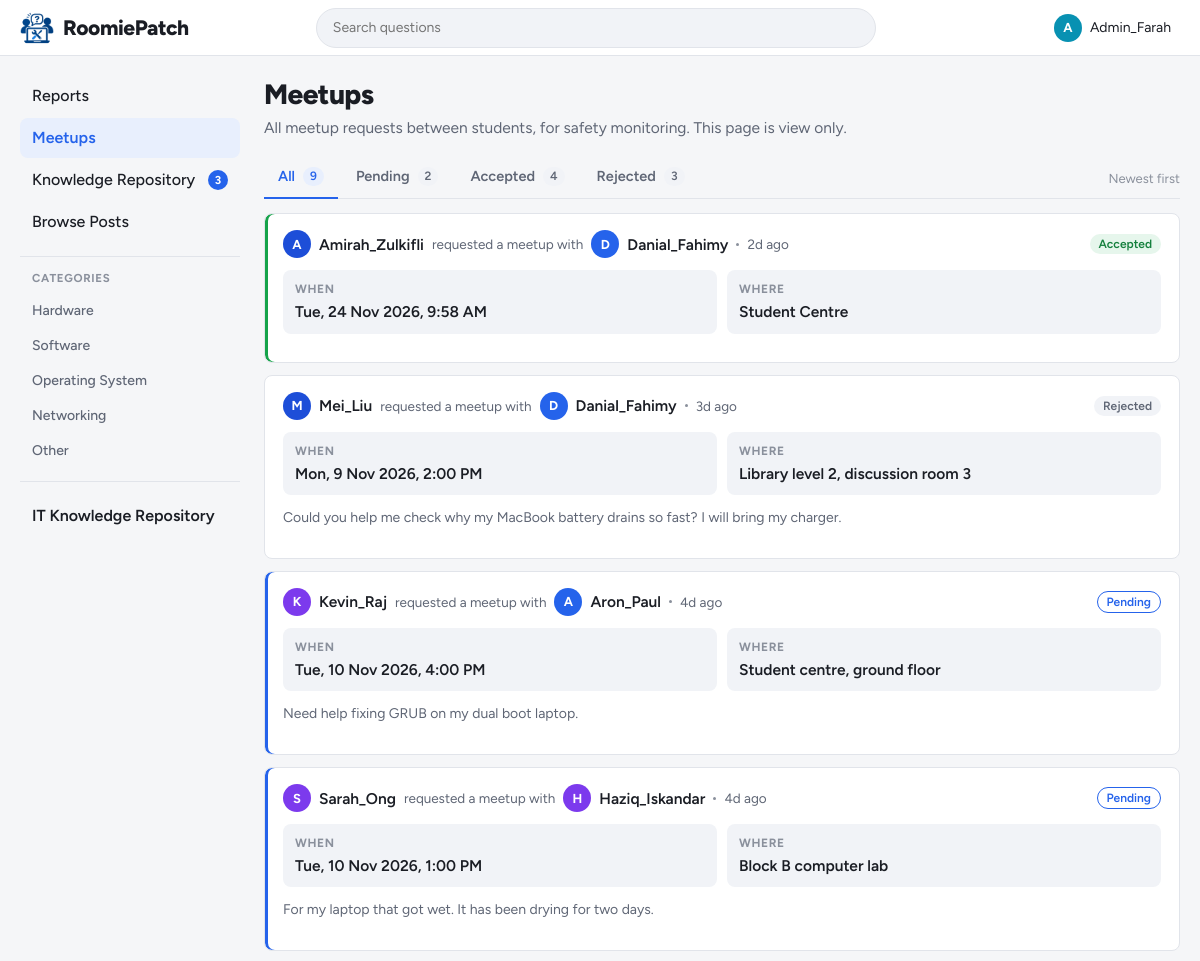
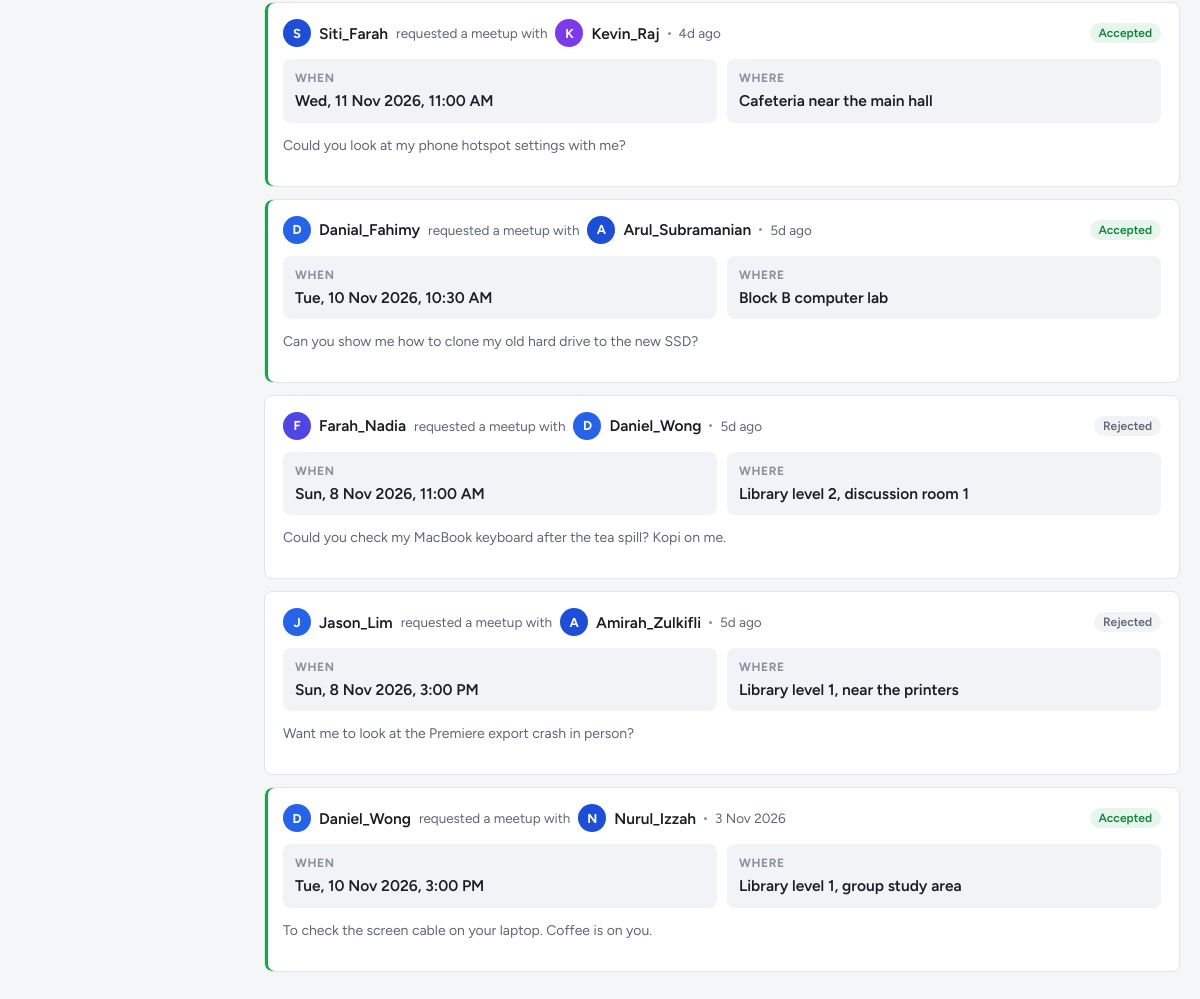
The page /admin/meetups.php (signed in) on the database its author committed (2 pictures, top to bottom).
### tables this page shows
CREATE TABLE categories (
    category_id   INT AUTO_INCREMENT PRIMARY KEY,
    category_name VARCHAR(50) NOT NULL UNIQUE
);

CREATE TABLE meetup_requests (
    meetup_id         INT AUTO_INCREMENT PRIMARY KEY,
    requester_id      INT NOT NULL,
    recipient_id      INT NOT NULL,
    proposed_datetime DATETIME NOT NULL,
    location          VARCHAR(150) NOT NULL,
    message           TEXT NULL,
    status            ENUM('Pending', 'Accepted', 'Rejected') NOT NULL DEFAULT 'Pending',
    created_at        DATETIME NOT NULL DEFAULT CURRENT_TIMESTAMP,
     
    updated_at        DATETIME NOT NULL DEFAULT CURRENT_TIMESTAMP ON UPDATE CURRENT_TIMESTAMP,
    FOREIGN KEY (requester_id) REFERENCES users(user_id) ON DELETE CASCADE,
    FOREIGN KEY (recipient_id) REFERENCES users(user_id) ON DELETE CASCADE
);

CREATE TABLE users (
    user_id   INT AUTO_INCREMENT PRIMARY KEY,
    username  VARCHAR(50)  NOT NULL UNIQUE,
    login_id  VARCHAR(20)  NOT NULL UNIQUE,       
    password  VARCHAR(255) NOT NULL,              
    role      ENUM('student', 'admin') NOT NULL DEFAULT 'student',
     
     
    reputation INT NOT NULL DEFAULT 0,
     
     
    is_certified_technician TINYINT(1) NOT NULL DEFAULT 0,
    bio       TEXT NULL
);

### admin/meetups.php (the view, shortened to what this page needs)
<?php
$active = 'meetups';
include '../includes/header.php';
$statuses = ['Pending', 'Accepted', 'Rejected'];
$status = ucfirst(strtolower(get_text('status')));
if (!in_array($status, $statuses, true)) {
    $status = '';
}
$counts = ['Pending' => 0, 'Accepted' => 0, 'Rejected' => 0];
foreach ($conn->query('SELECT status, COUNT(*) AS total FROM meetup_requests GROUP BY status') as $row) {
    $counts[$row['status']] = (int) $row['total'];
}
$total = array_sum($counts);
$sql = 'SELECT m.*, req.username AS requester_name, rec.username AS recipient_name
        FROM meetup_requests m
        JOIN users req ON req.user_id = m.requester_id
        JOIN users rec ON rec.user_id = m.recipient_id';
if ($status !== '') {
    $stmt = $conn->prepare($sql . ' WHERE m.status = ? ORDER BY m.created_at DESC');
    $stmt->bind_param('s', $status);
} else {
    $stmt = $conn->prepare($sql . ' ORDER BY m.created_at DESC');
}
$stmt->execute();
$meetups = $stmt->get_result()->fetch_all(MYSQLI_ASSOC);
$profile_url = BASE_URL . 'student/profile.php?id=';
?>
<main class="content">
    <div class="page-head">
        <h1>Meetups</h1>
        <p>All meetup requests between students, for safety monitoring. This page is view only.</p>
    </div>
    <div class="tabs-row">
        <nav class="tabs" aria-label="Meetup status">
            <a class="tab<?= $status === '' ? ' active' : '' ?>" href="meetups.php" <?= $status === '' ? 'aria-current="page"' : '' ?>>
                All <span class="tab-count"><?= $total ?></span>
            </a>
            <?php foreach ($statuses as $s): ?>
                <a class="tab<?= $status === $s ? ' active' : '' ?>" href="meetups.php?status=<?= strtolower($s) ?>"
                   <?= $status === $s ? 'aria-current="page"' : '' ?>>
                    <?= $s ?> <span class="tab-count"><?= $counts[$s] ?></span>
                </a>
            <?php endforeach; ?>
        </nav>
        <span class="sort-label">Newest first</span>
    </div>
    <?php if (!$meetups): ?>
        <div class="feed">
            <div class="empty-state">
                <strong>No meetup requests<?= $status !== '' ? ' with this status' : '' ?></strong>
                Meetup requests sent between students will appear here.
            </div>
        </div>
    <?php else: ?>
        <div class="report-list">
            <?php foreach ($meetups as $m): ?>
                <?php $status_class = strtolower($m['status']); ?>
                <article class="meetup-card <?= $status_class ?>">
                    <div class="meetup-head">
                        <a class="author-chip" href="<?= $profile_url . (int) $m['requester_id'] ?>">
                            <?= avatar($m['requester_name'], 'sm') ?><?= e($m['requester_name']) ?>
                        </a>
                        <span class="muted">requested a meetup with</span>
                        <a class="author-chip" href="<?= $profile_url . (int) $m['recipient_id'] ?>">
                            <?= avatar($m['recipient_name'], 'sm') ?><?= e($m['recipient_name']) ?>
                        </a>
                        <span class="dot" aria-hidden="true"></span>
                        <time class="muted" datetime="<?= e($m['created_at']) ?>"><?= e(time_ago($m['created_at'])) ?></time>
                        <span class="meetup-status <?= $status_class ?>"><?= e($m['status']) ?></span>
                    </div>
                    <dl class="meetup-details">
                        <div><dt>When</dt><dd><?= e(meetup_time($m['proposed_datetime'])) ?></dd></div>
                        <div><dt>Where</dt><dd><?= e($m['location']) ?></dd></div>
                    </dl>
                    <?php if ($m['message'] !== null && $m['message'] !== ''): ?>
                        <p class="meetup-message"><?= nl2br(e($m['message'])) ?></p>
                    <?php endif; ?>
                </article>
            <?php endforeach; ?>
        </div>
    <?php endif; ?>
</main>
<?php include '../includes/footer.php'; ?>

### includes/functions.php (shortened to what this page needs)
<?php
function e($text)
{
    return htmlspecialchars((string) $text, ENT_QUOTES, 'UTF-8');
}
function time_ago($datetime)
{
    $seconds = time() - strtotime($datetime);
    if ($seconds < 7 * 86400) {
        return floor($seconds / 86400) . 'd ago';
    }
    return date('j M Y', strtotime($datetime));
}
function meetup_time($datetime)
{
    return date('D, j M Y, g:i A', strtotime($datetime));
}
function avatar($username, $size = 'md')
{
    $colours = ['#2563eb', '#0891b2', '#4f46e5', '#0d9488', '#7c3aed', '#1d4ed8'];
    $colour = $colours[crc32($username) % count($colours)];
    $letter = strtoupper(mb_substr($username, 0, 1));
    return '<span class="avatar avatar-' . e($size) . '" style="background:' . $colour . '" aria-hidden="true">'
        . e($letter) . '</span>';
}
function get_text($name, $max = 100)
{
    $value = $_GET[$name] ?? '';
    return mb_substr(trim($value), 0, $max);
}

### includes/sidebar.php (shortened to what this page needs)
<?php
function nav_link($key, $href, $icon_name, $label, $active, $badge = null)
{
    $class = $key === $active ? 'nav-link active' : 'nav-link';
    $current = $key === $active ? ' aria-current="page"' : '';
    $badge_html = '';
    if ($badge !== null) {
        $badge_html = '<span class="nav-badge" data-badge="' . $key . '"' . ($badge > 0 ? '' : ' hidden') . '>'
            . ($badge > 99 ? '99+' : $badge) . '</span>';
    }
    return '<a class="' . $class . '" href="' . BASE_URL . $href . '"' . $current . '>'
        . icon($icon_name) . '<span>' . e($label) . '</span>' . $badge_html . '</a>';
}
?>
<nav class="sidebar" aria-label="Main">
    <?php if ($is_admin): ?>
        <div class="nav-group">
            <?= nav_link('reports', 'admin/dashboard.php', 'flag', 'Reports', $active) ?>
            <?= nav_link('meetups', 'admin/meetups.php', 'meetup', 'Meetups', $active) ?>
            <?php $repo_pending = (int) $conn->query("SELECT COUNT(*) FROM repository_entries WHERE status = 'Pending'")->fetch_row()[0]; ?>
            <?= nav_link('repository_admin', 'admin/repository.php', 'book', 'Knowledge Repository', $active, $repo_pending) ?>
            <?= nav_link('browse', 'student/browse.php', 'list', 'Browse Posts', $active) ?>
        </div>
    <?php endif; ?>
    <div class="nav-group">
        <h2 class="nav-heading">Categories</h2>
        <?php
        $categories = $conn->query('SELECT category_id, category_name FROM categories ORDER BY category_id');
        while ($cat = $categories->fetch_assoc()):
        ?>
            <a class="nav-link nav-link-plain" href="<?= BASE_URL ?>student/browse.php?category=<?= (int) $cat['category_id'] ?>">
                <?= e($cat['category_name']) ?>
            </a>
        <?php endwhile; ?>
    </div>
    <div class="nav-group nav-group-repo">
        <?= nav_link('repository', 'student/repository.php', 'book', 'IT Knowledge Repository', $active) ?>
    </div>
</nav>

### rows shown on the page
categories: category_name "Hardware"
categories: category_name "Software"
categories: category_name "Operating System"
categories: category_name "Networking"
categories: category_name "Other"
meetup_requests: requester.username "A D", requester.username "Amirah_Zulkifli", recipient.username "Danial_Fahimy", created_at "2d ago", status "Accepted", proposed_datetime "Tue, 24 Nov 2026, 9:58 AM", location "Student Centre"
meetup_requests: requester.username "M D", requester.username "Mei_Liu", recipient.username "Danial_Fahimy", created_at "3d ago", status "Rejected", proposed_datetime "Mon, 9 Nov 2026, 2:00 PM", location "Library level 2, discussion room 3", message "Could you help me check why my MacBook battery drains so fast? I will bring my charger."
meetup_requests: requester.username "K A", requester.username "Kevin_Raj", recipient.username "Aron_Paul", created_at "4d ago", status "Pending", proposed_datetime "Tue, 10 Nov 2026, 4:00 PM", location "Student centre, ground floor", message "Need help fixing GRUB on my dual boot laptop."
meetup_requests: requester.username "S H", requester.username "Sarah_Ong", recipient.username "Haziq_Iskandar", created_at "4d ago", status "Pending", proposed_datetime "Tue, 10 Nov 2026, 1:00 PM", location "Block B computer lab", message "For my laptop that got wet. It has been drying for two days."
meetup_requests: requester.username "S K", requester.username "Siti_Farah", recipient.username "Kevin_Raj", created_at "4d ago", status "Accepted", proposed_datetime "Wed, 11 Nov 2026, 11:00 AM", location "Cafeteria near the main hall", message "Could you look at my phone hotspot settings with me?"
meetup_requests: requester.username "D A", requester.username "Danial_Fahimy", recipient.username "Arul_Subramanian", created_at "5d ago", status "Accepted", proposed_datetime "Tue, 10 Nov 2026, 10:30 AM", location "Block B computer lab", message "Can you show me how to clone my old hard drive to the new SSD?"
meetup_requests: requester.username "F D", requester.username "Farah_Nadia", recipient.username "Daniel_Wong", created_at "5d ago", status "Rejected", proposed_datetime "Sun, 8 Nov 2026, 11:00 AM", location "Library level 2, discussion room 1", message "Could you check my MacBook keyboard after the tea spill? Kopi on me."
meetup_requests: requester.username "J A", requester.username "Jason_Lim", recipient.username "Amirah_Zulkifli", created_at "5d ago", status "Rejected", proposed_datetime "Sun, 8 Nov 2026, 3:00 PM", location "Library level 1, near the printers", message "Want me to look at the Premiere export crash in person?"
meetup_requests: requester.username "D N", requester.username "Daniel_Wong", recipient.username "Nurul_Izzah", created_at "3 Nov 2026", status "Accepted", proposed_datetime "Tue, 10 Nov 2026, 3:00 PM", location "Library level 1, group study area", message "To check the screen cable on your laptop. Coffee is on you."

### other values the page prints
$letter "A"
$_SESSION['username'] "Admin_Farah"
$label "Reports Meetups Knowledge Repository Browse Posts IT Knowledge Repository"
$badge "3"
$total "9"
$s "Pending"
$counts[$s] "2"
$s "Accepted"
$counts[$s] "4"
$s "Rejected"
$counts[$s] "3"
